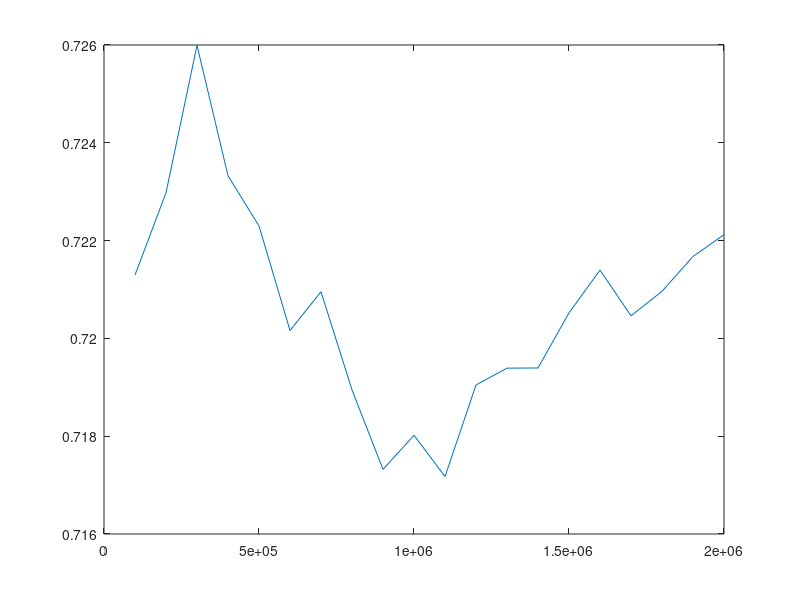

Write the MATLAB code that produced this figure.
MC = [100000, 200000, 300000, 400000, 500000, 600000, 700000, 800000, 900000, 1e+06, 1.1e+06, 1.2e+06, 1.3e+06, 1.4e+06, 1.5e+06, 1.6e+06, 1.7e+06, 1.8e+06, 1.9e+06, 2e+06, 2.1e+06, 2.2e+06, 2.3e+06, 2.4e+06, 2.5e+06, 2.6e+06, 2.7e+06, 2.8e+06, 2.9e+06, 3e+06, 3.1e+06, 3.2e+06, 3.3e+06, 3.4e+06, 3.5e+06, 3.6e+06, 3.7e+06, 3.8e+06, 3.9e+06, 4e+06, ];
e_var = [0.721296, 0.722979, 0.725993, 0.723326, 0.722298, 0.720162, 0.720954, 0.718947, 0.717321, 0.718019, 0.717175, 0.719047, 0.719392, 0.719395, 0.720522, 0.721397, 0.720462, 0.720963, 0.721675, 0.722122, 0.721634, 0.721239, 0.720868, 0.720914, 0.720636, 0.720314, 0.720565, 0.720441, 0.72141, 0.720895, 0.721439, 0.721618, 0.721423, 0.721149, 0.7211, 0.720948, 0.721076, 0.721877, 0.721904, 0.721652, ];
m_var = [0.371545, 0.381991, 0.386487, 0.383068, 0.381964, 0.378134, 0.378718, 0.374094, 0.371342, 0.374274, 0.373896, 0.380533, 0.382308, 0.382438, 0.382772, 0.384162, 0.382064, 0.382522, 0.384154, 0.384266, 0.382526, 0.382607, 0.382095, 0.382544, 0.381951, 0.380174, 0.380187, 0.380491, 0.3839, 0.382843, 0.382959, 0.382895, 0.382438, 0.381768, 0.381726, 0.380917, 0.381086, 0.387133, 0.386692, 0.386399, ];
mean_mag = [0.91175, 0.911418, 0.911325, 0.911294, 0.911475, 0.911514, 0.911385, 0.911528, 0.91155, 0.91147, 0.911493, 0.911397, 0.911371, 0.911395, 0.911357, 0.911329, 0.911387, 0.911404, 0.911378, 0.911369, 0.911408, 0.911406, 0.911406, 0.911418, 0.91144, 0.911467, 0.911438, 0.911424, 0.911359, 0.911393, 0.911367, 0.911364, 0.91135, 0.911359, 0.911358, 0.911375, 0.911382, 0.911336, 0.911334, 0.911337, ];
time_used = [6.39001, 12.629, 18.7703, 24.9301, 31.0901, 37.261, 43.3737, 49.5286, 55.6395, 61.7594, 67.9274, 74.0524, 80.1843, 86.2962, 92.4266, 98.5974, 104.701, 110.84, 116.991, 123.162, 129.328, 135.459, 141.616, 147.721, 153.88, 160.041, 166.169, 172.303, 178.768, 185.073, 191.254, 197.483, 203.717, 209.927, 216.212, 222.391, 228.681, 234.944, 241.171, 247.411, ];
accepted_states = [31.58, 15.8262, 10.5494, 7.91585, 6.28571, 5.2707, 4.54662, 3.93302, 3.51421, 3.17737, 2.86709, 2.64031, 2.43683, 2.25316, 2.11776, 1.9799, 1.85417, 1.75304, 1.6685, 1.57955, 1.50176, 1.43606, 1.3748, 1.3158, 1.26232, 1.21407, 1.17579, 1.13185, 1.09753, 1.04889, 1.02625, 0.989746, 0.963173, 0.929982, 0.904801, 0.876294, 0.854429, 0.836108, 0.813404, 0.790336, ];
probability = [0, -724, -676, -740, -700, -680, -736, -636, -684, -736, -684, -728, -684, -692, -664, -644, -692, -720, -680, -644, -712, -744, -724, -736, -712, -700, -692, -688, -732, -756, -672, -720, -680, -696, -768, -744, -700, -648, -664, -700, ];
avg_energy = [-1.74599, -1.74575, -1.74569, -1.74567, -1.74601, -1.74596, -1.74572, -1.74589, -1.74585, -1.74574, -1.7458, -1.74577, -1.74574, -1.74581, -1.74574, -1.74571, -1.74577, -1.74581, -1.74579, -1.74579, -1.74582, -1.74582, -1.74582, -1.74585, -1.74586, -1.74586, -1.74581, -1.74578, -1.74573, -1.74578, -1.74573, -1.74573, -1.74569, -1.7457, -1.74569, -1.7457, -1.74571, -1.74568, -1.74567, -1.74567, ];
std(e_var(1:10))
plot(MC(1:20), e_var(1:20))
